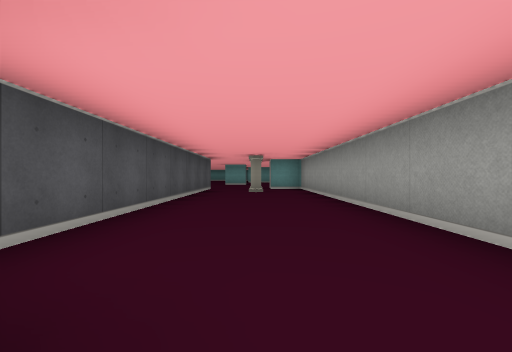
view 1 (above)

16 first-person views from a walk through a cub3D maze. The camera is about half as high as the walls, looks level and sees 90° across. The floor is counted in squares. Each view is taken from the middle of a square. On the plan, view 1 faces up. The plan holds only what a view shows up to about 9 squares ahead; the rest is blank.

view 2
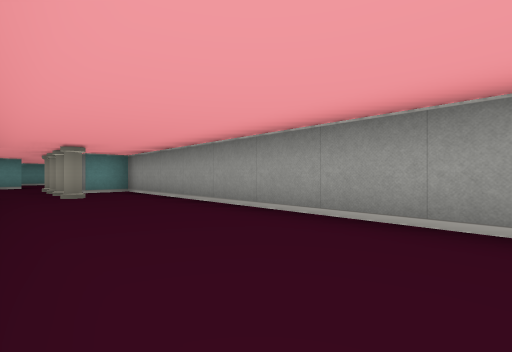

view 3
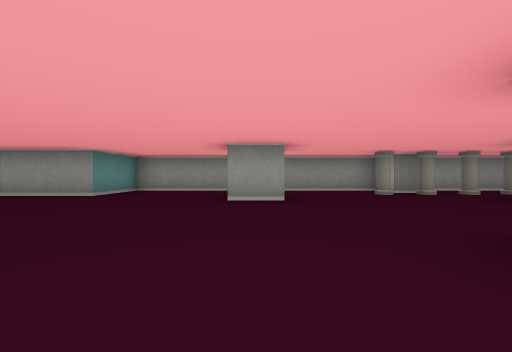

view 4
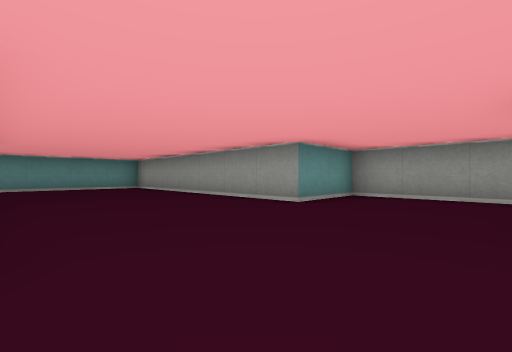

view 5
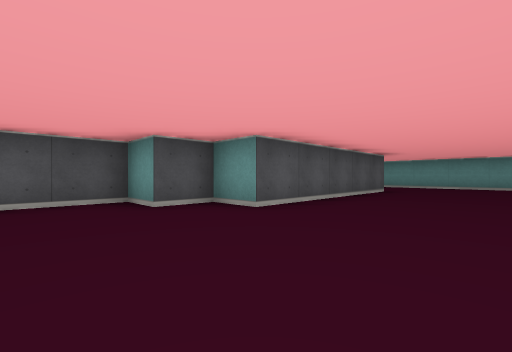

view 6
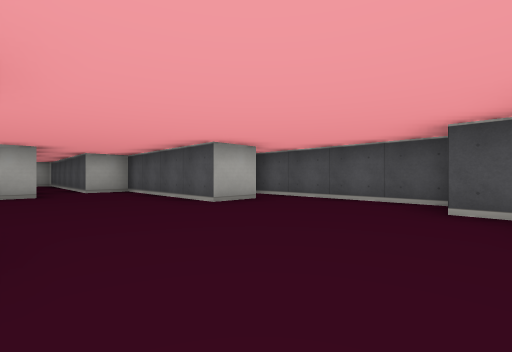

view 7
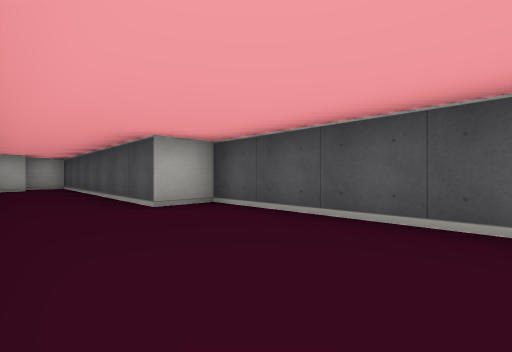

view 8
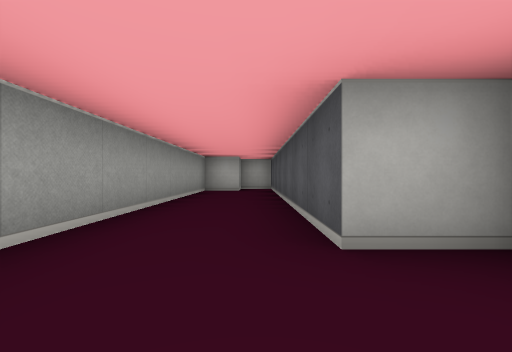

view 9
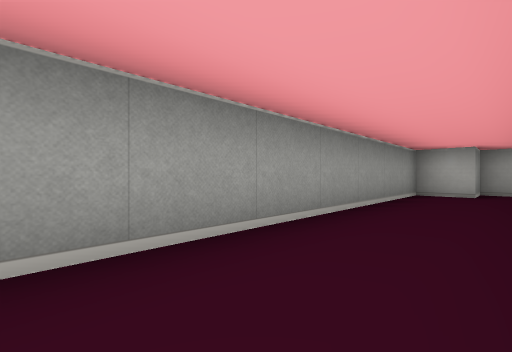

view 10
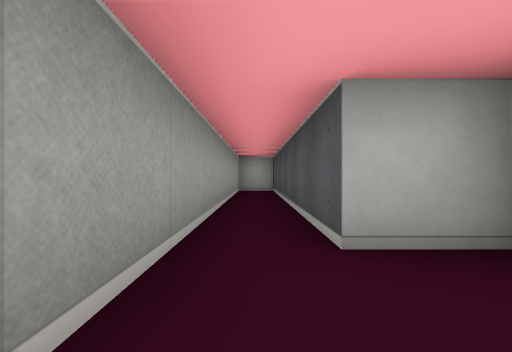

view 11
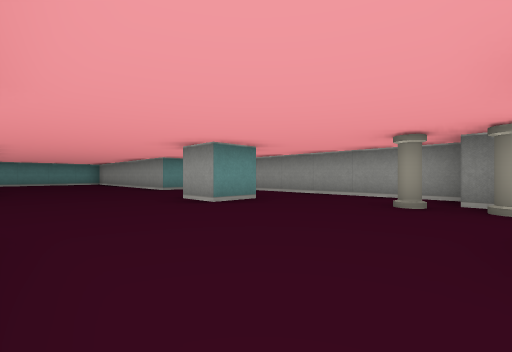

view 12
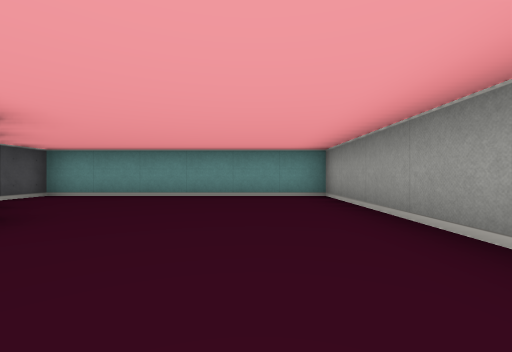

view 13
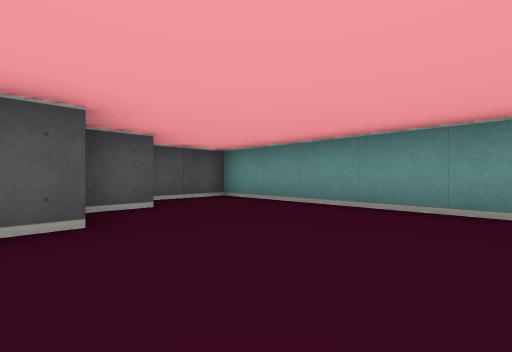

view 14
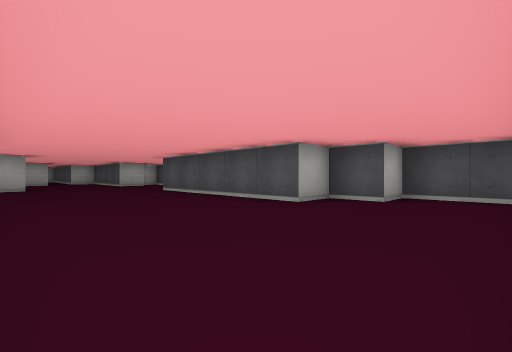

view 15
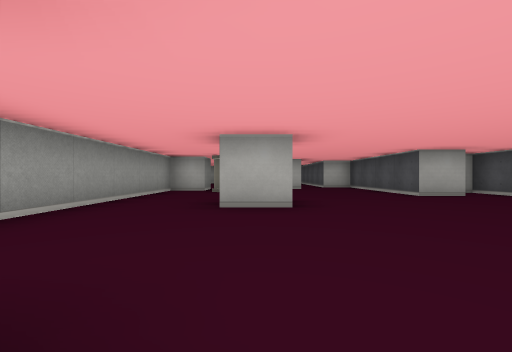

view 16
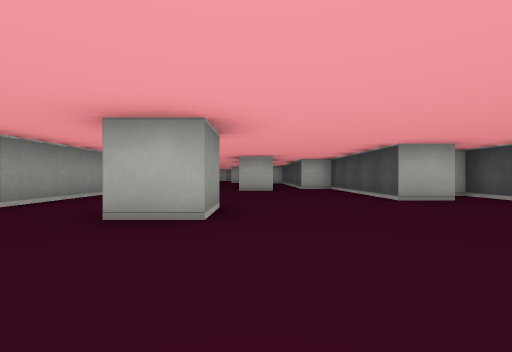

### Floor plan
Points are (right, up) in squares from view 1. A wall is a line through its corners. A room is listed if a view was taken in it or the views show most of it. See-through windows are left out.
Room 1 (views 1, 2, 3, 4, 5, 6, 7, 8, 9, 10, 11, 12, 13, 14, 15, 16)
walls: (-0.4, 12.5) (-1.5, 12.5) (-1.5, 13.5) (-0.5, 13.5); (-5.6, 11.5) (-4.5, 11.5) (-4.5, 7.5) (-3.5, 7.5) (-3.5, 1.5) (-2.5, 1.5); (-2.5, 1.8) (-2.5, 8.5) (-1.5, 8.5) (-1.5, 0.5) (-0.5, 0.5) (-0.5, -6.5) (0.5, -6.5) (0.5, -5.5) (1.5, -5.5) (1.5, 8.5) (0.5, 8.5) (0.5, 9.5) (1.5, 9.5) (1.5, 16.5) (-0.5, 16.5) (-0.5, 23.5) (-6.5, 23.5) (-6.5, 21.5) (-5.5, 21.5) (-5.5, 20.5) (-4.5, 20.5) (-4.5, 15.5) (-5.5, 15.5) (-5.5, 14.5) (-6.5, 14.5) (-6.5, 10.5)
objects: pillar (0, 7); pillar (0, 8); pillar (0, 9); pillar (0, 10)

Positions as (right, up) in squares from view 1, and headings:
1: (0, 0), facing up
2: (-1, 1), facing up-right
3: (-6, 13), facing right
4: (-4, 14), facing up-right
5: (-2, 13), facing up-left
6: (-2, 15), facing down-left
7: (1, 4), facing down-left
8: (0, 2), facing down
9: (0, 1), facing down-right
10: (-3, 9), facing down
11: (-4, 9), facing up-right
12: (-2, 18), facing up
13: (-2, 20), facing up-left
14: (-1, 23), facing down-left
15: (-1, 17), facing down
16: (-2, 16), facing down
